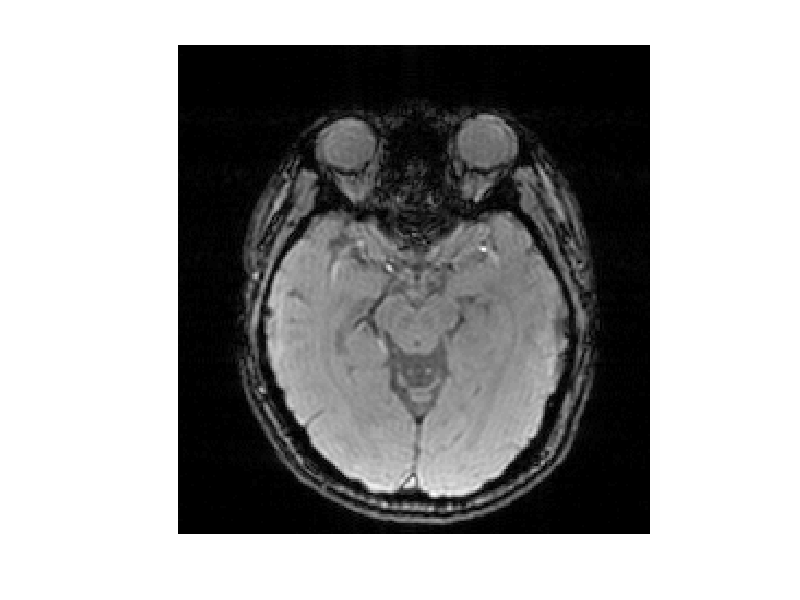

Here is the MATLAB script that generated this plot:
% part 2.1

low_pass_filter(1:224, 1:216)=0;
low_pass_filter(53:171, 51:165)=1;
%plot low pass filter
imshow(low_pass_filter)

%plot origin magnnitude image
k_space_data = load('K_space_data.mat');
k_space = k_space_data.K_space_slice18;

X = ifft2(k_space);
imshow(abs(X), [])

%plot filtered magnnitude image
% apply filter
k_space = k_space_data.K_space_slice18;
k_space = k_space.*low_pass_filter;

X = ifft2(k_space);
imshow(abs(X), [])
